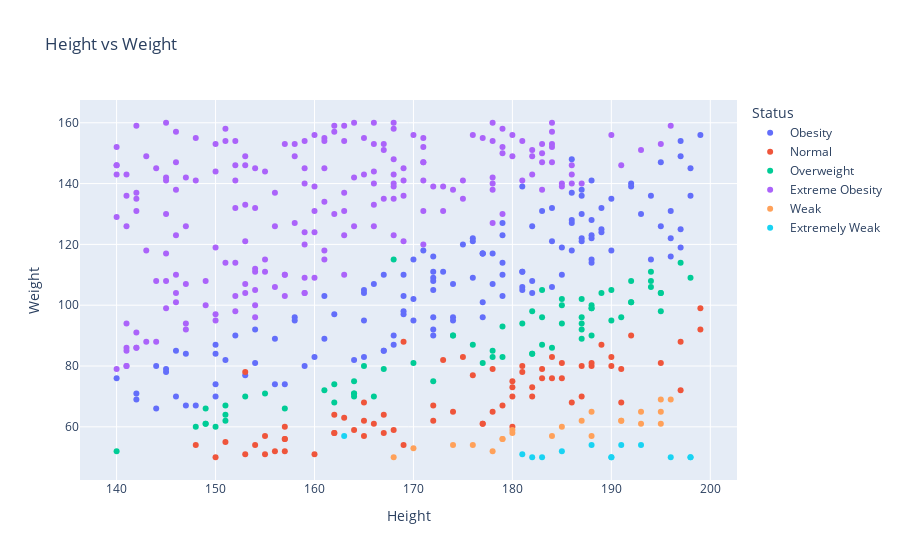

Write notebook code for a chart like this one.
### Code cell
fig = px.scatter(data_visual, x="Height", y="Weight", color="Status", title="Height vs Weight")
fig.show()

### Figure 1 — Plotly figure (JSON) as saved in the notebook; plotly's stock layout.template omitted (floating-point values rounded to 4 significant figures; data arrays with more than 128 entries replaced by an {"elided": "..."} marker saying what was removed)
{"data": [{"hovertemplate": "Status=Obesity<br>Height=%{x}<br>Weight=%{y}<extra></extra>", "legendgroup": "Obesity", "marker": {"color": "#636efa", "symbol": "circle"}, "mode": "markers", "name": "Obesity", "orientation": "v", "showlegend": true, "type": "scatter", "x": {"elided": "130 int values"}, "xaxis": "x", "y": {"elided": "130 int values"}, "yaxis": "y"}, {"hovertemplate": "Status=Normal<br>Height=%{x}<br>Weight=%{y}<extra></extra>", "legendgroup": "Normal", "marker": {"color": "#EF553B", "symbol": "circle"}, "mode": "markers", "name": "Normal", "orientation": "v", "showlegend": true, "type": "scatter", "x": [189, 195, 155, 191, 172, 185, 157, 185, 190, 168, 153, 180, 177, 192, 165, 154, 187, 169, 199, 184, 181, 188, 180, 173, 153, 174, 166, 162, 157, 190, 156, 169, 188, 179, 180, 148, 199, 165, 172, 157, 155, 191, 162, 157, 184, 197, 160, 163, 197, 150, 167, 180, 183, 182, 186, 162, 177, 178, 165, 182, 183, 176, 175, 181, 178, 167, 151, 187, 164], "xaxis": "x", "y": [87, 81, 51, 79, 67, 81, 56, 76, 83, 59, 51, 75, 61, 90, 57, 54, 70, 54, 99, 76, 78, 80, 73, 82, 78, 65, 61, 58, 52, 80, 52, 88, 81, 67, 60, 54, 92, 68, 62, 56, 57, 68, 58, 60, 83, 88, 51, 63, 72, 50, 58, 70, 76, 70, 68, 64, 61, 79, 62, 73, 79, 77, 83, 80, 65, 64, 55, 80, 59], "yaxis": "y"}, {"hovertemplate": "Status=Overweight<br>Height=%{x}<br>Weight=%{y}<extra></extra>", "legendgroup": "Overweight", "marker": {"color": "#00cc96", "symbol": "circle"}, "mode": "markers", "name": "Overweight", "orientation": "v", "showlegend": true, "type": "scatter", "x": [195, 149, 189, 174, 192, 151, 190, 197, 161, 187, 164, 185, 164, 190, 183, 194, 149, 148, 194, 194, 195, 168, 140, 150, 182, 187, 192, 151, 181, 188, 162, 192, 165, 182, 179, 191, 166, 184, 177, 170, 178, 182, 188, 153, 178, 187, 172, 183, 162, 187, 188, 164, 185, 155, 179, 174, 185, 151, 176, 157, 183, 164, 187, 149, 195, 188, 198, 167], "xaxis": "x", "y": [104, 61, 104, 90, 101, 64, 95, 114, 72, 89, 70, 100, 75, 105, 96, 111, 66, 60, 108, 106, 98, 115, 52, 60, 84, 102, 101, 67, 94, 100, 74, 108, 80, 84, 93, 96, 70, 86, 81, 81, 85, 98, 90, 70, 83, 94, 75, 105, 68, 92, 99, 71, 102, 71, 83, 90, 94, 62, 87, 66, 87, 71, 96, 61, 104, 99, 109, 79], "yaxis": "y"}, {"hovertemplate": "Status=Extreme Obesity<br>Height=%{x}<br>Weight=%{y}<extra></extra>", "legendgroup": "Extreme Obesity", "marker": {"color": "#ab63fa", "symbol": "circle"}, "mode": "markers", "name": "Extreme Obesity", "orientation": "v", "showlegend": true, "type": "scatter", "x": {"elided": "198 int values"}, "xaxis": "x", "y": {"elided": "198 int values"}, "yaxis": "y"}, {"hovertemplate": "Status=Weak<br>Height=%{x}<br>Weight=%{y}<extra></extra>", "legendgroup": "Weak", "marker": {"color": "#FFA15A", "symbol": "circle"}, "mode": "markers", "name": "Weak", "orientation": "v", "showlegend": true, "type": "scatter", "x": [187, 178, 195, 176, 195, 184, 191, 168, 188, 193, 196, 180, 193, 185, 191, 179, 195, 174, 180, 188, 179, 170], "xaxis": "x", "y": [62, 52, 65, 54, 69, 57, 62, 50, 57, 65, 69, 58, 61, 60, 62, 56, 61, 54, 59, 65, 56, 53], "yaxis": "y"}, {"hovertemplate": "Status=Extremely Weak<br>Height=%{x}<br>Weight=%{y}<extra></extra>", "legendgroup": "Extremely Weak", "marker": {"color": "#19d3f3", "symbol": "circle"}, "mode": "markers", "name": "Extremely Weak", "orientation": "v", "showlegend": true, "type": "scatter", "x": [191, 193, 181, 198, 190, 196, 185, 188, 183, 163, 190, 182, 198], "xaxis": "x", "y": [54, 54, 51, 50, 50, 50, 52, 54, 50, 57, 50, 50, 50], "yaxis": "y"}], "layout": {"autosize": true, "legend": {"title": {"text": "Status"}, "tracegroupgap": 0}, "title": {"text": "Height vs Weight"}, "xaxis": {"anchor": "y", "autorange": true, "domain": [0, 1], "range": [136.5, 202.5], "title": {"text": "Height"}, "type": "linear"}, "yaxis": {"anchor": "x", "autorange": true, "domain": [0, 1], "range": [40.92, 169.1], "title": {"text": "Weight"}, "type": "linear"}}}
